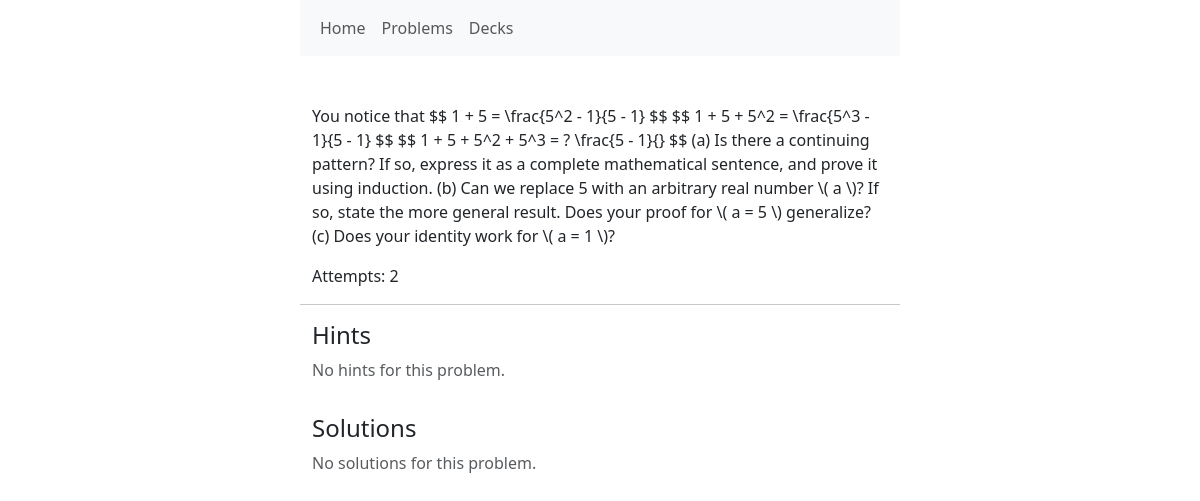
The page /problems/2/ on the database its author committed.
### problems/models.py (models this page shows, shortened)
class Problem(models.Model):
    body = models.TextField()
    pub_date = models.DateTimeField("date published", default=timezone.now)
    tags = TaggableManager(through=TaggedProblem)
    book_source = models.ForeignKey(
        'BookSource',
        on_delete=models.SET_NULL,
        null=True, blank=True
    )
    page_number = models.PositiveIntegerField(null=True, blank=True)
    problem_number = models.CharField(max_length=50, null=True, blank=True)
    class Meta:
        verbose_name = "problem"
        verbose_name_plural = "problems"
        ordering = ['-pub_date']

### problems/views.py (the view)
# urls.py: path("problems/<int:pk>/", views.ProblemDetailView.as_view(), name="problem-detail"),
class ProblemDetailView(DetailView):
    model = Problem

### problems/templatetags/problem_tags.py (called while the page is built)
@register.filter(name='render_problem_links')
def render_problem_links(text):
    def replace_link(match):
        problem_id = match.group(1)
        try:
            problem = Problem.objects.get(pk=problem_id)
            url = reverse('problems:problem-detail', args=[problem.id])
            link_text = (problem.body[:30] + '...') if len(problem.body) > 30 else problem.body
            return format_html('<a href="{}">{}</a>', url, link_text)
        except Problem.DoesNotExist:
            return f"[[Invalid Problem ID: {problem_id}]]"
    pattern = re.compile(r'\[\[problem:(\d+)\]\]')
    return pattern.sub(replace_link, text)

### problems/templates/problems/problem_detail.html
{% extends "base.html" %}
{% block content %}
    {% include 'problems/includes/problem_full.html' %}
{% endblock %}

### problems/templates/problems/includes/problem_display.html
{% load problem_tags %}
<p>{{ object.body|render_problem_links|safe }}</p>
<p>Attempts: {{ object.attempts.count }}</p>

### rows shown on the page
Problem: body|render_problem_links "You notice that $$ 1 + 5 = \\frac{5^2 - 1}{5 - 1} $$ $$ 1 + 5 + 5^2 = \\frac{5^3 - 1}{5 - 1} $$ $$ 1 + 5 + 5^2 + 5^3 = ? \\frac{5 - 1}{} $$ (a) Is there a continuing pattern? If so, express it as a complete mathematical sentence, and prove it using induction. (b) Can we replace 5 with an arbitrary real number \\( a \\)? If so, state the more general result. Does your proof for \\( a = 5 \\) generalize? (c) Does your identity work for \\( a = 1 \\)?", attempts.count "2"
